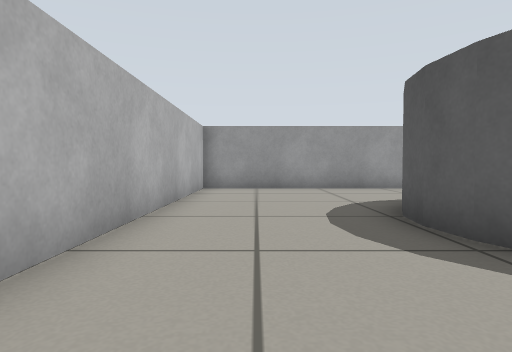
View 1 (above)

13 first-person views from a walk through a robot-simulator world made for Gazebo. The camera is 0.39 m above the floor, tilts 2° down and sees 75° across. The floor is counted in squares, 0.5 m on a side. Each view is taken from the middle of a square. On the plan, view 1 faces up. The plan holds only what a view shows up to about 11 squares ahead; the rest is blank.

View 2
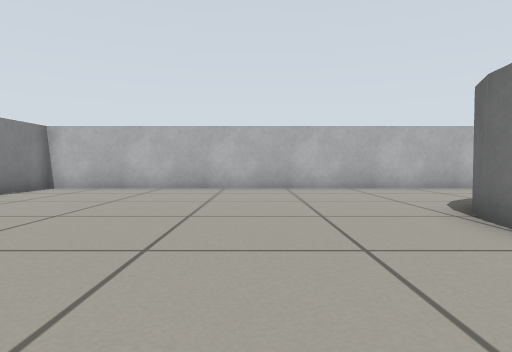

View 3
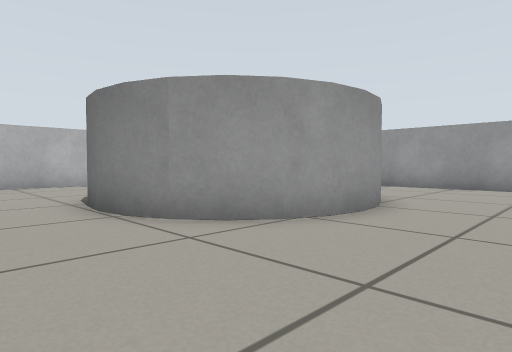

View 4
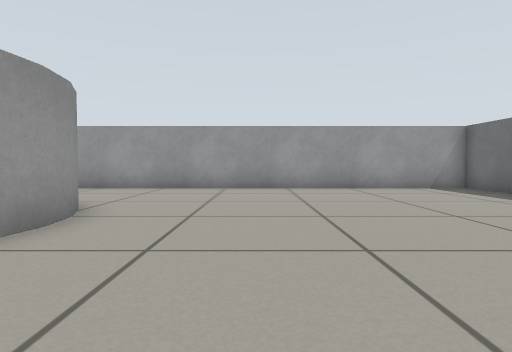

View 5
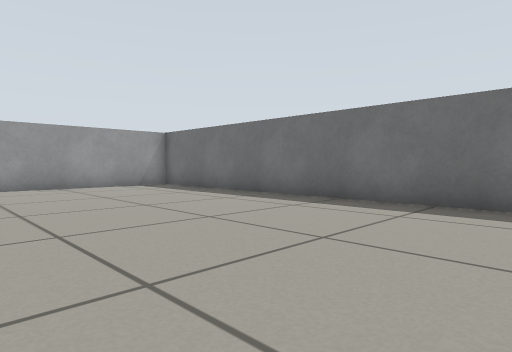

View 6
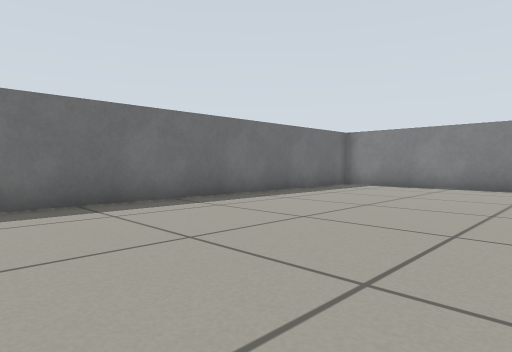

View 7
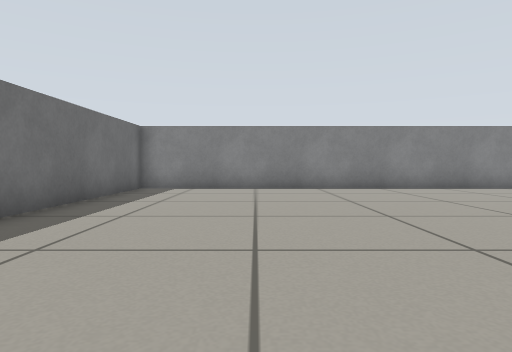

View 8
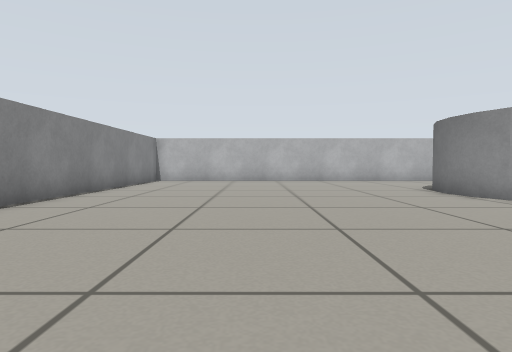

View 9
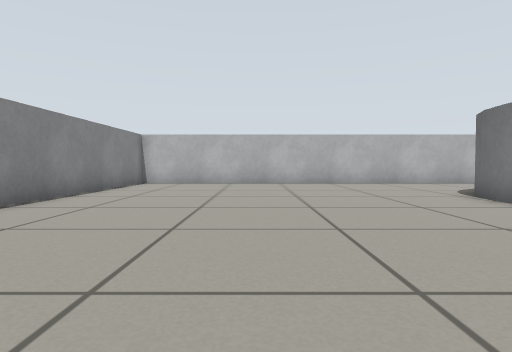

View 10
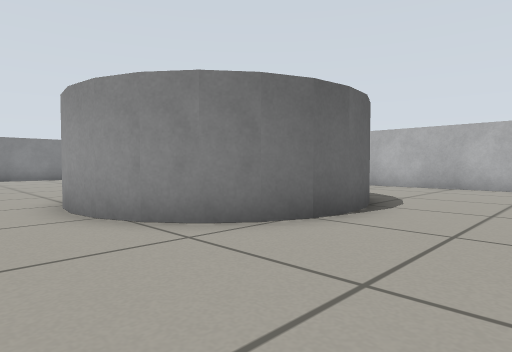

View 11
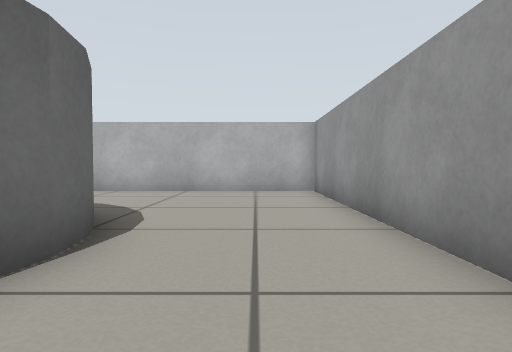

View 12
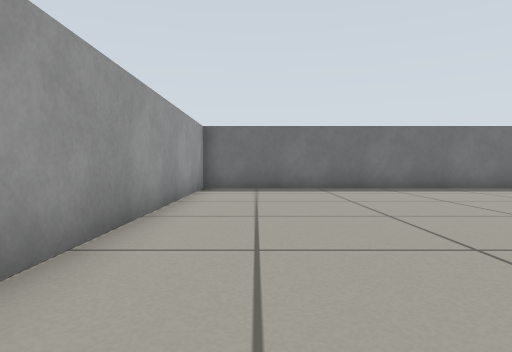

View 13
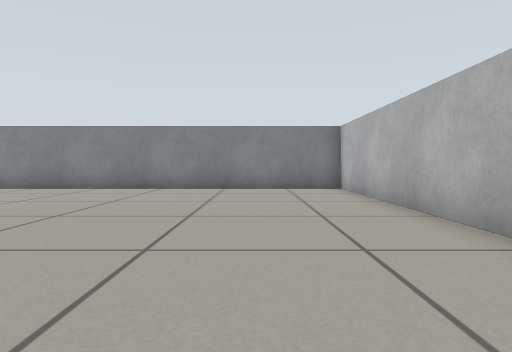

### Floor plan
Key: @ floor where view 1 was taken; # wall or solid block; . floor; C grey cylinder.
Columns run from 2 left of view 1 to 18 right of it. Each row starts with its distance up from view 1.
 11 #####################
 10 #...................#
  9 #...................#
  8 #...................#
  7 #.....CCCC..........#
  6 #....C   CC.........#
  5 #...C     C.........#
  4 #...C     C.........#
  3 #....C    C.........#
  2 #.... C  C..........#
  1 #......CC...........#
  0 #.@.................#
 -1 #...................#
 -2 #...................#
 -3 #...................#
 -4 #...................#
 -5 #...................#
 -6 #...................#
 -7 #...................#
 -8 #...................#
 -9 #####################

Where each view was taken, in squares from view 1:
view 1: 0 up, 0 right, facing up
view 2: 2 down, 9 right, facing left
view 3: 1 down, 11 right, facing up-left
view 4: 0 up, 11 right, facing up
view 5: 1 down, 11 right, facing up-right
view 6: 3 up, 11 right, facing down-right
view 7: 2 up, 14 right, facing down
view 8: 4 down, 14 right, facing left
view 9: 4 down, 12 right, facing left
view 10: 10 up, 10 right, facing down-left
view 11: 9 up, 8 right, facing left
view 12: 9 up, 7 right, facing right
view 13: 2 up, 1 right, facing down
